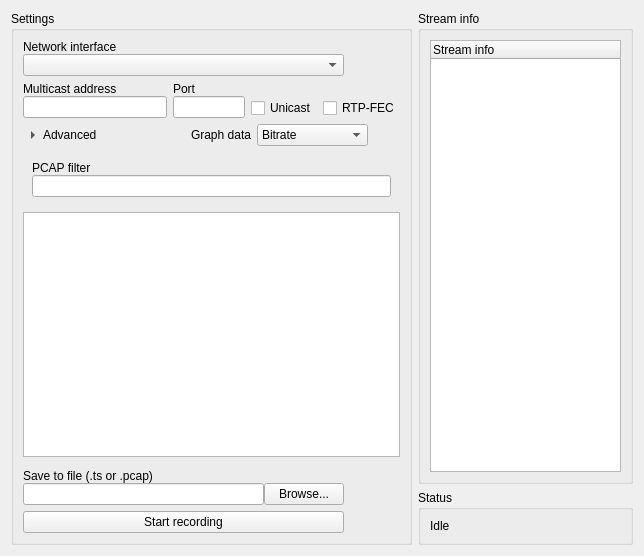
<?xml version="1.0" encoding="UTF-8"?>
<ui version="4.0">
 <class>RecordWidget</class>
 <widget class="QWidget" name="RecordWidget">
  <property name="geometry">
   <rect>
    <x>0</x>
    <y>0</y>
    <width>644</width>
    <height>556</height>
   </rect>
  </property>
  <property name="sizePolicy">
   <sizepolicy hsizetype="Preferred" vsizetype="Preferred">
    <horstretch>0</horstretch>
    <verstretch>0</verstretch>
   </sizepolicy>
  </property>
  <property name="minimumSize">
   <size>
    <width>0</width>
    <height>0</height>
   </size>
  </property>
  <property name="focusPolicy">
   <enum>Qt::StrongFocus</enum>
  </property>
  <property name="windowTitle">
   <string>Record</string>
  </property>
  <layout class="QHBoxLayout" name="recordMainHLayout" stretch="0,4">
   <item>
    <widget class="QGroupBox" name="recordSettingsGroup">
     <property name="title">
      <string>Settings</string>
     </property>
     <layout class="QGridLayout" name="gridLayout">
      <item row="12" column="6" rowspan="2">
       <spacer name="verticalSpacer">
        <property name="orientation">
         <enum>Qt::Vertical</enum>
        </property>
        <property name="sizeHint" stdset="0">
         <size>
          <width>20</width>
          <height>40</height>
         </size>
        </property>
       </spacer>
      </item>
      <item row="0" column="0">
       <layout class="QVBoxLayout" name="recordInterfaceVLayout">
        <property name="spacing">
         <number>0</number>
        </property>
        <item>
         <widget class="QLabel" name="recordInterfaceLbl">
          <property name="text">
           <string>Network interface</string>
          </property>
         </widget>
        </item>
        <item>
         <widget class="QComboBox" name="recordInterfaceSelect"/>
        </item>
       </layout>
      </item>
      <item row="12" column="0">
       <layout class="QVBoxLayout" name="recordFileFormatVLayout">
        <property name="spacing">
         <number>0</number>
        </property>
        <item>
         <layout class="QHBoxLayout" name="recordFileFormatHLayout"/>
        </item>
       </layout>
      </item>
      <item row="14" column="0">
       <widget class="QPushButton" name="recordStartStopBtn">
        <property name="focusPolicy">
         <enum>Qt::NoFocus</enum>
        </property>
        <property name="text">
         <string>Start recording</string>
        </property>
       </widget>
      </item>
      <item row="13" column="0">
       <layout class="QVBoxLayout" name="recordFilenameVLayout">
        <property name="spacing">
         <number>0</number>
        </property>
        <item>
         <widget class="QLabel" name="recordFilenameLbl">
          <property name="text">
           <string>Save to file (.ts or .pcap)</string>
          </property>
         </widget>
        </item>
        <item>
         <layout class="QHBoxLayout" name="recordFilenameHLayout">
          <item>
           <widget class="QLineEdit" name="recordFilename">
            <property name="focusPolicy">
             <enum>Qt::NoFocus</enum>
            </property>
            <property name="readOnly">
             <bool>true</bool>
            </property>
           </widget>
          </item>
          <item>
           <widget class="QPushButton" name="recordOpenFileDialog">
            <property name="focusPolicy">
             <enum>Qt::ClickFocus</enum>
            </property>
            <property name="text">
             <string>Browse...</string>
            </property>
           </widget>
          </item>
         </layout>
        </item>
       </layout>
      </item>
      <item row="1" column="0" colspan="7">
       <layout class="QHBoxLayout" name="recordFilteringHLayout" stretch="2,1,0,0">
        <item>
         <layout class="QVBoxLayout" name="AddressVLayout">
          <property name="spacing">
           <number>0</number>
          </property>
          <item>
           <widget class="QLabel" name="recordHostLbl">
            <property name="text">
             <string>Multicast address</string>
            </property>
           </widget>
          </item>
          <item>
           <widget class="QLineEdit" name="recordHost">
            <property name="focusPolicy">
             <enum>Qt::ClickFocus</enum>
            </property>
           </widget>
          </item>
         </layout>
        </item>
        <item>
         <layout class="QVBoxLayout" name="recordPortVLayout">
          <property name="spacing">
           <number>0</number>
          </property>
          <item>
           <widget class="QLabel" name="recordPortLbl">
            <property name="text">
             <string>Port</string>
            </property>
           </widget>
          </item>
          <item>
           <widget class="QLineEdit" name="recordPort">
            <property name="focusPolicy">
             <enum>Qt::ClickFocus</enum>
            </property>
           </widget>
          </item>
         </layout>
        </item>
        <item alignment="Qt::AlignBottom">
         <widget class="QCheckBox" name="recordUnicastCheckBox">
          <property name="focusPolicy">
           <enum>Qt::ClickFocus</enum>
          </property>
          <property name="text">
           <string>Unicast</string>
          </property>
         </widget>
        </item>
        <item alignment="Qt::AlignBottom">
         <widget class="QCheckBox" name="recordRtpFecCheckBox">
          <property name="focusPolicy">
           <enum>Qt::ClickFocus</enum>
          </property>
          <property name="text">
           <string>RTP-FEC</string>
          </property>
         </widget>
        </item>
       </layout>
      </item>
      <item row="5" column="0" colspan="7">
       <widget class="QWidget" name="recordPcapFilterContainer" native="true">
        <layout class="QVBoxLayout" name="recordPcapFilterVLayout">
         <property name="spacing">
          <number>0</number>
         </property>
         <item>
          <widget class="QLabel" name="recordFilterLbl">
           <property name="text">
            <string>PCAP filter</string>
           </property>
          </widget>
         </item>
         <item>
          <widget class="QLineEdit" name="recordFilter">
           <property name="minimumSize">
            <size>
             <width>3</width>
             <height>0</height>
            </size>
           </property>
           <property name="maximumSize">
            <size>
             <width>16777215</width>
             <height>16777215</height>
            </size>
           </property>
           <property name="focusPolicy">
            <enum>Qt::ClickFocus</enum>
           </property>
          </widget>
         </item>
        </layout>
       </widget>
      </item>
      <item row="3" column="0" colspan="5">
       <layout class="QHBoxLayout" name="janneLayout">
        <item>
         <widget class="QToolButton" name="recordExpandPCAPFilterButton">
          <property name="maximumSize">
           <size>
            <width>120</width>
            <height>50</height>
           </size>
          </property>
          <property name="styleSheet">
           <string notr="true">border: none</string>
          </property>
          <property name="text">
           <string>Advanced</string>
          </property>
          <property name="checkable">
           <bool>true</bool>
          </property>
          <property name="toolButtonStyle">
           <enum>Qt::ToolButtonTextBesideIcon</enum>
          </property>
          <property name="arrowType">
           <enum>Qt::RightArrow</enum>
          </property>
         </widget>
        </item>
        <item alignment="Qt::AlignRight">
         <widget class="QLabel" name="label">
          <property name="text">
           <string>Graph data</string>
          </property>
         </widget>
        </item>
        <item>
         <widget class="QComboBox" name="graphDataBox">
          <item>
           <property name="text">
            <string>Bitrate</string>
           </property>
          </item>
          <item>
           <property name="text">
            <string>IAT deviation</string>
           </property>
          </item>
         </widget>
        </item>
       </layout>
      </item>
      <item row="11" column="0" colspan="7">
       <widget class="QChartView" name="graphView">
        <property name="minimumSize">
         <size>
          <width>0</width>
          <height>200</height>
         </size>
        </property>
        <property name="mouseTracking">
         <bool>true</bool>
        </property>
        <property name="focusPolicy">
         <enum>Qt::NoFocus</enum>
        </property>
       </widget>
      </item>
     </layout>
    </widget>
   </item>
   <item>
    <layout class="QVBoxLayout" name="recordStatusVLayout">
     <item>
      <widget class="QGroupBox" name="recordStreamInfoGroup">
       <property name="maximumSize">
        <size>
         <width>340</width>
         <height>16777215</height>
        </size>
       </property>
       <property name="title">
        <string>Stream info</string>
       </property>
       <layout class="QVBoxLayout" name="verticalLayout">
        <item>
         <widget class="QTreeWidget" name="treeWidget">
          <property name="focusPolicy">
           <enum>Qt::ClickFocus</enum>
          </property>
          <property name="styleSheet">
           <string notr="true">QTreeView::branch:has-siblings:!adjoins-item {
    border-image: url(:/img/res/stylesheet-vline.png) 0;
}

QTreeView::branch:has-siblings:adjoins-item {
    border-image: url(:/img/res/stylesheet-branch-more.png) 0;
}

QTreeView::branch:!has-children:!has-siblings:adjoins-item {
    border-image: url(:/img/res/stylesheet-branch-end.png) 0;
}

QTreeView::branch:has-children:!has-siblings:closed,
QTreeView::branch:closed:has-children:has-siblings {
        border-image: none;
        image: url(:/img/res/stylesheet-branch-closed.png);
}

QTreeView::branch:open:has-children:!has-siblings,
QTreeView::branch:open:has-children:has-siblings  {
        border-image: none;
        image: url(:/img/res/stylesheet-branch-open.png);
}</string>
          </property>
          <column>
           <property name="text">
            <string>Stream info</string>
           </property>
          </column>
         </widget>
        </item>
       </layout>
      </widget>
     </item>
     <item>
      <widget class="QGroupBox" name="recordStatusGroup">
       <property name="title">
        <string>Status</string>
       </property>
       <layout class="QVBoxLayout" name="verticalLayout_2">
        <item>
         <widget class="QLabel" name="recordStatus">
          <property name="enabled">
           <bool>true</bool>
          </property>
          <property name="text">
           <string>Idle</string>
          </property>
         </widget>
        </item>
       </layout>
      </widget>
     </item>
    </layout>
   </item>
  </layout>
 </widget>
 <customwidgets>
  <customwidget>
   <class>QChartView</class>
   <extends>QGraphicsView</extends>
   <header location="global">QtCharts</header>
  </customwidget>
 </customwidgets>
 <resources/>
 <connections/>
</ui>
